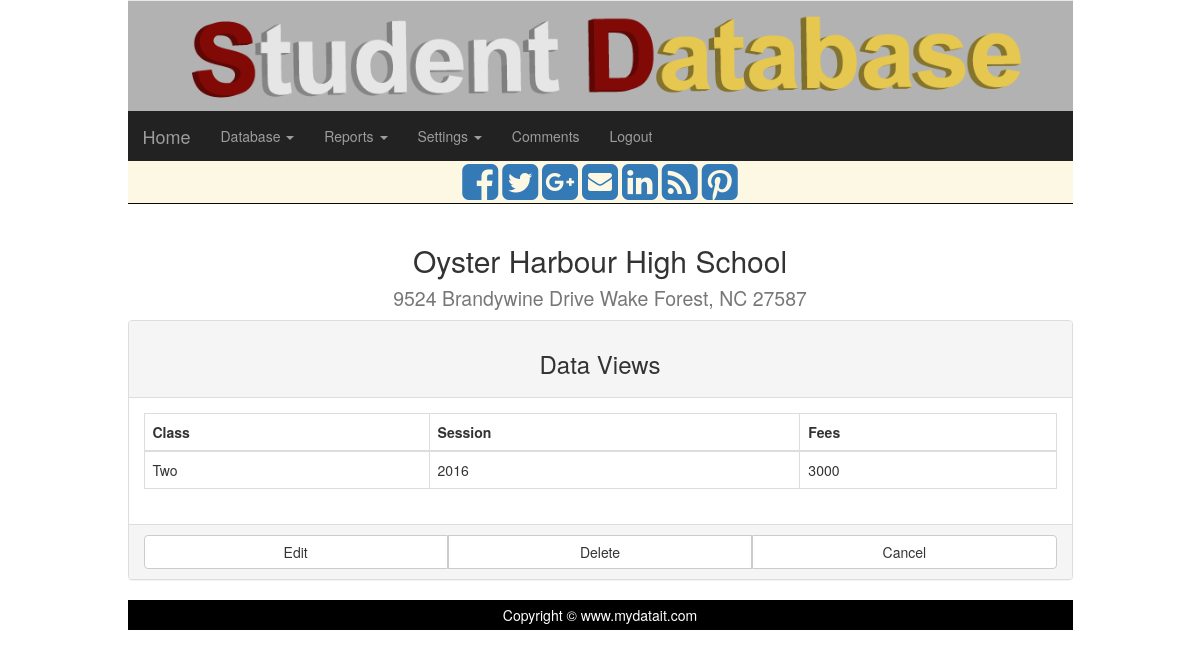
Screenshot of /assets/template/edn/edn/fees_setting_one.php?id=4 (signed in) with the database file from the repository.
### tables this page shows
CREATE TABLE IF NOT EXISTS `db_fees_setting` (
`fees_id` int(8) NOT NULL,
  `fees_session` int(5) NOT NULL,
  `fees_class` int(5) NOT NULL,
  `fees` int(8) NOT NULL,
  `user_id` int(6) NOT NULL
);

CREATE TABLE IF NOT EXISTS `list_class` (
`class_id` int(11) NOT NULL,
  `class_name` varchar(11) NOT NULL
);

### assets/template/edn/edn/custom.php (called while the page is built, shortened)
<?php
function myfield($sql)
{
	global $conn;
	$rtrn="";
	$result=mysqli_query($conn, $sql);
	$Numrows=mysqli_num_rows($result);
	if ($Numrows > 0)
	{
		$rows=mysqli_fetch_array($result);
		$rtrn=$rows[0];
	}
	else
	{
		$rtrn="";
	}
	return $rtrn;
};
?>

### assets/template/edn/edn/fees_setting_one.php (the view, shortened to what this page needs)
<?php
include "header.php";
include "conn.php";
include "custom.php";
$school=$_SESSION["school_name"];
$id = $_GET["id"];
$sql = "SELECT * FROM `db_fees_setting` WHERE `fees_id`= $id LIMIT 1";
$result=mysqli_query($conn,$sql);
$rows=mysqli_fetch_array($result);
$clsname= myfield("SELECT `class_name` FROM `list_class` WHERE `class_id`= " . $rows["fees_class"]);
?>
			<div class="col-sm-12">
				<?php echo $school;?>
				<div class="panel panel-default" id="prnt">
					<div class="panel-heading"><h3 class="text-center">Data Views</h3></div>
					<div  class="panel-body">
						<div  class="table-responsive" id="tbl">
							<table class="table table-bordered">
								<thead>
									<tr>
										<th>Class</th>
										<th>Session</th>
										<th>Fees</th>
									</tr>
								</thead>
								<tbody>
								<?php
									echo "<tr>";
									echo "<td>$clsname</td>";
									echo "<td>".$rows["fees_session"]."</td>";
									echo "<td>".$rows["fees"]."</td>";
									echo "</tr>";
								?>
								</tbody>
							</table>
						</div>
					</div>
					<div  class="panel-footer">
						<div class="btn-group btn-group-justified">
							<a class="btn btn-default" href="fees_setting_edit.php?id=<?php echo $_GET["id"]; ?>">Edit</a>
							<a class="btn btn-default" href="#" id="delete">Delete</a>
							<a class="btn btn-default" href="fees_setting_view.php">Cancel</a>
						</div>
					</div>
				</div>
			</div>
<?php include "footer.php"; ?>

### rows the page displays
db_fees_setting: fees_class.class_name "Two", fees_session "2016", fees "3000"

### other values shown
$school "Oyster Harbour High School 9524 Brandywine Drive Wake Forest, NC 27587"
